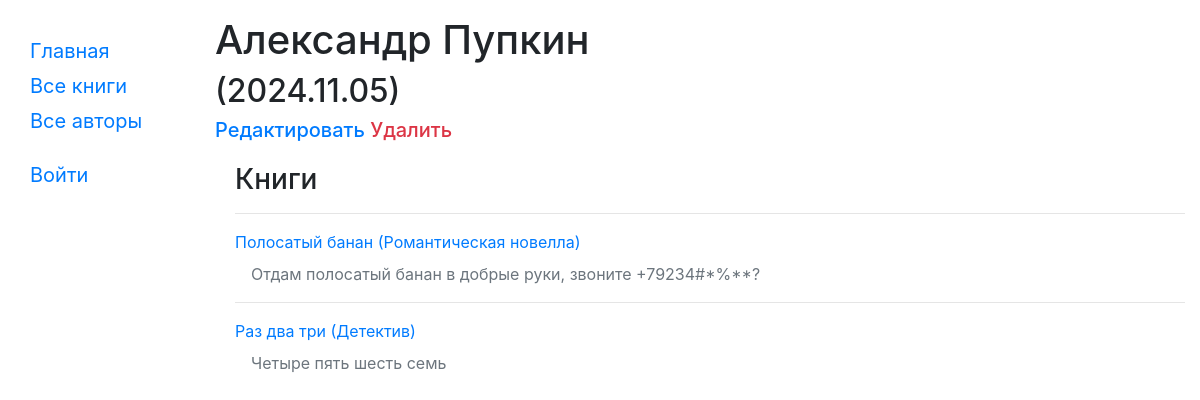
/catalog/author/1, run on an earlier commit of the app's database.
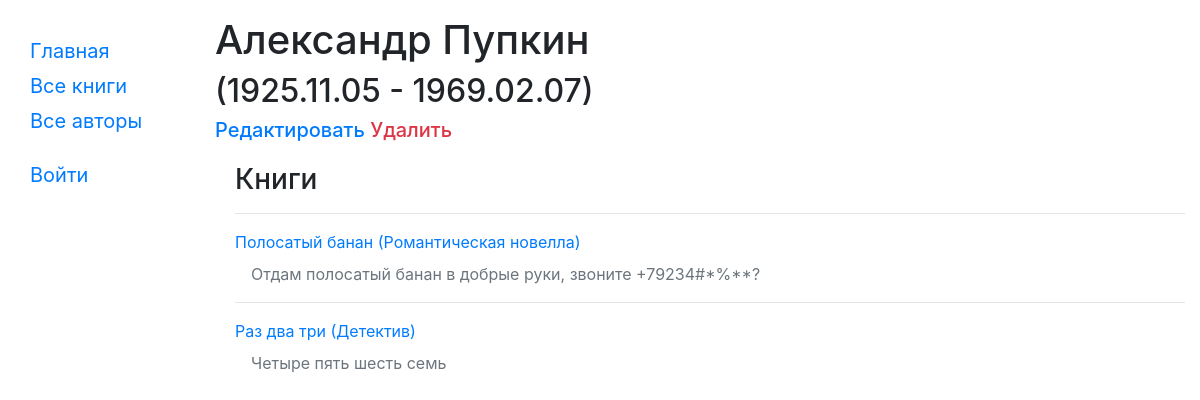
And on a later commit of the database.
### catalog/models.py (models this page shows, shortened)
class Author(models.Model):
    first_name = models.CharField(max_length=100)
    last_name = models.CharField(max_length=100)
    date_of_birth = models.DateField(null=True, blank=True)
    date_of_death = models.DateField('Died', null=True, blank=True)
    def __str__(self):
        return f'{self.first_name} {self.last_name}'
    def life_period(self):
        return '.'.join((str(self.date_of_birth)).split('-')) + (' - ' + '.'.join((str(self.date_of_death)).split('-')) if self.date_of_death else '')

### catalog/views.py (the view)
# urls.py: url(r'^author/(?P<pk>\d+)$', views.AuthorDetailView.as_view(), name='author-detail'),
class AuthorDetailView(generic.DetailView):
    model = Author

### catalog/models.py (called while the page is built)
    def get_absolute_url(self):
        return reverse('book-detail', args=[str(self.id)])

    def display_genre(self):
        return ', '.join([genre.name for genre in self.genre.all()[:3]])

### catalog/templates/catalog/author_detail.html
{% extends "base_generic.html" %}
{% block content %}
  <h1>{{ author }}</h1>
  <h2>({{ author.life_period }})</h2>
  <span class="h5"><a href="{% url 'author_update' author.pk %}">Редактировать</a> <a class="text-danger" href="{% url 'author_delete' author.pk %}">Удалить</a></span>
  <div style="margin-left:20px;margin-top:20px">
    <h3>Книги</h3>
    {% if author.book_set.all %}
        {% for book in author.book_set.all %}
        <hr>
        <a href="{{ book.get_absolute_url }}">{{ book.title }} ({{book.display_genre}})</a>
        <p class="mt-2 text-secondary ml-3">{{ book.summary }}</p>
        {% endfor %}
    {% else %}
        <p class="h5 text-secondary mt-3">У этого автора нет книг.</p>
    {% endif %}
  </div>
{% endblock %}

What changed in the data, as far as the page shows it:
changed Author "Александр Пупкин": life_period "2024.11.05" → "1925.11.05 - 1969.02.07"
